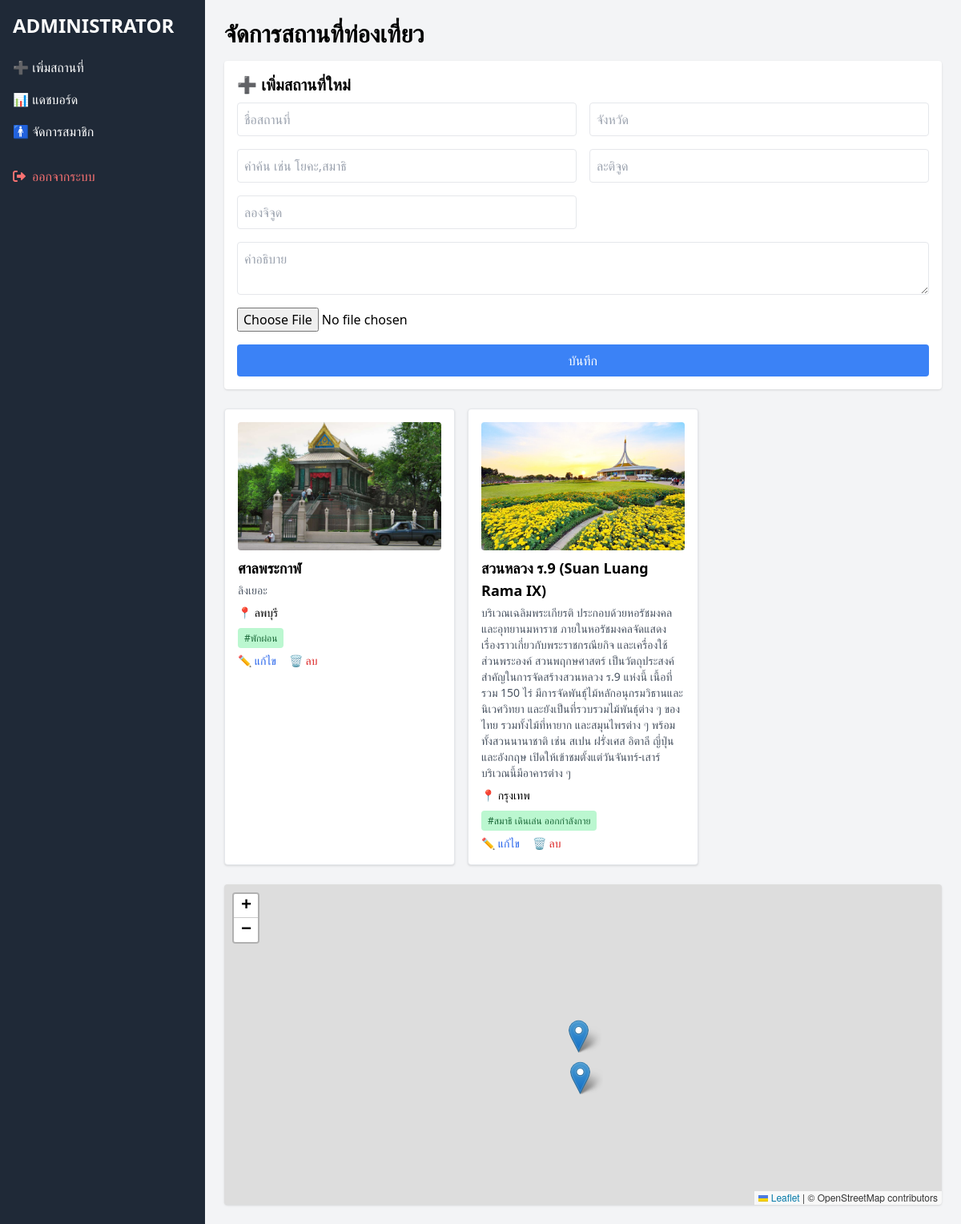
/admin.php (signed in), run on the app's committed database.
### tables this page shows
CREATE TABLE `places` (
  `id` int(11) NOT NULL,
  `name` varchar(255) NOT NULL,
  `description` text DEFAULT NULL,
  `province` varchar(100) DEFAULT NULL,
  `tags` text DEFAULT NULL,
  `lat` double DEFAULT NULL,
  `lng` double DEFAULT NULL,
  `image` varchar(255) DEFAULT NULL
);

### admin.php (the view, shortened to what this page needs)
<?php
$mysqli = new mysqli("localhost", "root", "", "health_checkin_db");
$filter = $_GET['filter'] ?? '';
$places = [];
$res = $mysqli->query("SELECT * FROM places");
while ($row = $res->fetch_assoc()) {
    $row['tags'] = explode(',', $row['tags']);
    $places[] = $row;
}
?>
<!DOCTYPE html>
<html lang="th">
<head>
    <script src="https://cdn.tailwindcss.com"></script>
    <link href="https://cdnjs.cloudflare.com/ajax/libs/font-awesome/6.0.0/css/all.min.css" rel="stylesheet">
    <link rel="stylesheet" href="https://unpkg.com/leaflet@1.9.4/dist/leaflet.css" />
</head>
<body class="bg-gray-100 flex">
    <div class="w-64 bg-gray-800 text-white min-h-screen p-4">
        <h2 class="text-2xl font-bold mb-6">ADMINISTRATOR</h2>
        <ul>
            <li class="mb-4"><a href="admin.php" class="hover:underline">➕ เพิ่มสถานที่</a></li>
            <li class="mb-4"><a href="dashboard.php" class="hover:underline">📊 แดชบอร์ด</a></li>
            <li class="mb-4"><a href="manage_users.php" class="hover:underline">🚹 จัดการสมาชิก</a></li>
            <li class="mt-8"><a href="logout.php" class="text-red-400 hover:underline"><i class="fas fa-sign-out-alt mr-2"></i>ออกจากระบบ</a></li>
        </ul>
    </div>
    <div class="flex-1 p-6">
        <h1 class="text-3xl font-bold mb-4">จัดการสถานที่ท่องเที่ยว</h1>
        <div class="bg-white p-4 rounded shadow mb-6">
            <h2 class="text-xl font-semibold mb-2">➕ เพิ่มสถานที่ใหม่</h2>
            <form method="POST" action="add_place.php" enctype="multipart/form-data" class="grid grid-cols-1 md:grid-cols-2 gap-4">
                <input type="text" name="name" placeholder="ชื่อสถานที่" class="border p-2 rounded" required />
                <input type="text" name="province" placeholder="จังหวัด" class="border p-2 rounded" required />
                <input type="text" name="tags" placeholder="คำค้น เช่น โยคะ,สมาธิ" class="border p-2 rounded" required />
                <input type="number" step="any" name="lat" placeholder="ละติจูด" class="border p-2 rounded" />
                <input type="number" step="any" name="lng" placeholder="ลองจิจูด" class="border p-2 rounded" />
                <textarea name="description" placeholder="คำอธิบาย" class="border p-2 rounded md:col-span-2" required></textarea>
                <input type="file" name="image" class="md:col-span-2" />
                <button class="bg-blue-500 text-white px-4 py-2 rounded col-span-1 md:col-span-2 hover:bg-blue-600">บันทึก</button>
            </form>
        </div>
        <div class="grid grid-cols-1 md:grid-cols-2 lg:grid-cols-3 gap-4">
            <?php
            foreach ($places as $place) {
                $matched = !$filter || stripos($place['name'], $filter) !== false || array_filter($place['tags'], fn($tag) => stripos($tag, $filter) !== false);
                if ($matched):
            ?>
            <div class="border p-4 rounded shadow bg-white">
                <?php if (!empty($place['image'])): ?>
                    <img src="uploads/<?= htmlspecialchars($place['image']) ?>" alt="ภาพสถานที่" class="w-full h-40 object-cover rounded mb-2">
                <?php endif; ?>
                <h3 class="font-bold text-lg mb-1"><?= htmlspecialchars($place['name']) ?></h3>
                <p class="text-sm text-gray-600 mb-2"><?= htmlspecialchars($place['description']) ?></p>
                <p class="text-sm">📍 <?= htmlspecialchars($place['province']) ?></p>
                <div class="my-2">
                    <?php foreach ($place['tags'] as $tag): ?>
                        <span class="bg-green-200 text-green-800 text-xs px-2 py-1 rounded mr-1">#<?= htmlspecialchars(trim($tag)) ?></span>
                    <?php endforeach; ?>
                </div>
                <div class="flex items-center space-x-4 mt-2">
                    <a href="edit_place.php?id=<?= $place['id'] ?>" class="text-blue-600 text-sm hover:underline">✏️ แก้ไข</a>
                    <a href="delete_place.php?id=<?= $place['id'] ?>" class="text-red-600 text-sm hover:underline" onclick="return confirm('ต้องการลบสถานที่นี้?');">🗑 ลบ</a>
                </div>
            </div>
            <?php endif; } ?>
        </div>
        <div id="map" style="height: 400px;" class="rounded shadow mt-6"></div>
    </div>
</body>
</html>

### data on the page
places: image (picture), name "ศาลพระกาฬ", description "ลิงเยอะ", province "ลพบุรี", tag "พักผ่อน"
places: image (picture), name "สวนหลวง ร.9 (Suan Luang Rama IX)", description "บริเวณเฉลิมพระเกียรติ ประกอบด้วยหอรัชมงคล และอุทยานมหาราช ภายในหอรัชมงคลจัดแสดงเรื่องราวเกี่ยวกับพระราชกรณียกิจ และเครื่องใช้ส่วนพระองค์ สวนพฤกษศาสตร์ เป็นวัตถุประสงค์สำคัญในการจัดสร้างสวนหลวง ร.9 แห่งนี้ เนื้อที่รวม 150 ไร่ มีการจัดพันธุ์ไม้หลักอนุกรมวิธานและนิเวศวิทยา และยังเป็นที่รวบรวมไม้พันธุ์ต่าง ๆ ของไทย รวมทั้งไม้ที่หายาก และสมุนไพรต่าง ๆ พร้อมทั้งสวนนานาชาติ เช่น สเปน ฝรั่งเศส อิตาลี ญี่ปุ่น และอังกฤษ เปิดให้เข้าชมตั้งแต่วันจันทร์-เสาร์ บริเวณนี้มีอาคารต่าง ๆ", province "กรุงเทพ", tag "สมาธิ เดินเล่น ออกกำลังกาย"
